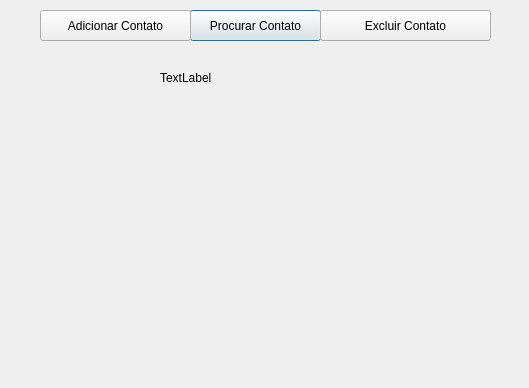
<?xml version="1.0" encoding="UTF-8"?>
<ui version="4.0">
 <class>fm_principal</class>
 <widget class="QDialog" name="fm_principal">
  <property name="geometry">
   <rect>
    <x>0</x>
    <y>0</y>
    <width>529</width>
    <height>388</height>
   </rect>
  </property>
  <property name="windowTitle">
   <string>Dialog</string>
  </property>
  <widget class="QLabel" name="welcome_label">
   <property name="geometry">
    <rect>
     <x>160</x>
     <y>70</y>
     <width>171</width>
     <height>16</height>
    </rect>
   </property>
   <property name="text">
    <string>TextLabel</string>
   </property>
  </widget>
  <widget class="QPushButton" name="pushButton_2">
   <property name="geometry">
    <rect>
     <x>190</x>
     <y>10</y>
     <width>131</width>
     <height>31</height>
    </rect>
   </property>
   <property name="text">
    <string>Procurar Contato</string>
   </property>
  </widget>
  <widget class="QPushButton" name="pushButton">
   <property name="geometry">
    <rect>
     <x>40</x>
     <y>10</y>
     <width>151</width>
     <height>31</height>
    </rect>
   </property>
   <property name="text">
    <string>Adicionar Contato</string>
   </property>
  </widget>
  <widget class="QPushButton" name="pushButton_3">
   <property name="geometry">
    <rect>
     <x>320</x>
     <y>10</y>
     <width>171</width>
     <height>31</height>
    </rect>
   </property>
   <property name="text">
    <string>Excluir Contato</string>
   </property>
  </widget>
 </widget>
 <resources/>
 <connections/>
</ui>
